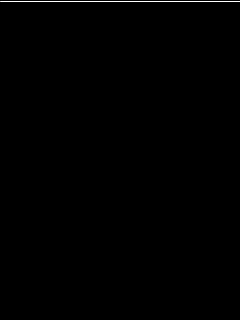
Frame 1 (no input)
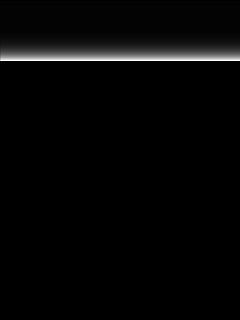
Frame 60 (the mouse pressed at the canvas centre just before this capture)
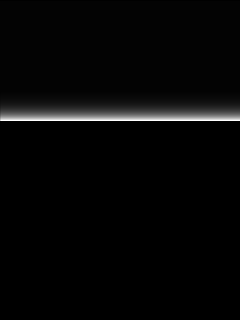
Frame 120 (the mouse held since frame 60 and released just before this capture)

The Processing sketch that drew these frames (run headless with seeded random() and noise(); from frame 60 on, the mouse is pressed at the canvas centre):

// Processing sketch: brain
// ── brain.pde

int  t= 0;

void setup(){
  size(240,320);
  frameRate(30);
  background(0); 


}

void draw(){
  fill(0,35);
  noStroke();
  rect(0,0,width,height);
  
  t++;
  t= t % height;
  stroke(255);
  line(0,t,width,t); 



}
